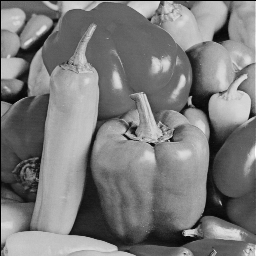
#> input picture SnowDay/peppers256.png, 256 x 256 px
$ python Lecture_DenoiseExercise.py   (older library calls are emulated)
#> lines starting #> are read from the running program, lines starting #| are printed output that depends on the picture
from scipy import misc
import matplotlib.pyplot as plt
import numpy as np
import random

# let's open the original image.
pepper = misc.imread('peppers256.png',flatten=1)
#> pepper: shape (256, 256) float32; min 0, max 254, mean 123.1
# 2D fft of the pepper image using np.fft.fft2
pepper_fft2 = np.fft.fft2(pepper)
# Shift the zero-frequency component to the center of the spectrum.
fshift = np.fft.fftshift(pepper_fft2)
# computing magnitude by 20*np.log(np.abs(fshift))
mag_spec_pepper = 20*np.log(np.abs(fshift))
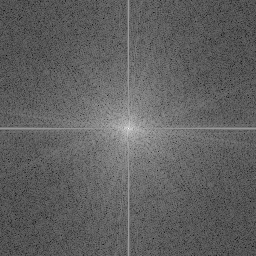
#> mag_spec_pepper: shape (256, 256) float64; min 48.01, max 318.1, mean 150.6; drawn with min black and max white

"""
def addPepperNoise(im):
    rows, columns = im.shape
    p = random.randrange(1, 10)/100
    output = np.zeros(im.shape, np.uint8)

    for i in range(rows):
        for j in range(columns):
            r = random.random()
            if r < p/2:
                #pepper
                output[i][j] = 0
            elif r < p:
                output[i][j] = 255
            else:
                output[i][j] = im[i][j]

    plt.imshow(output)
    plt.title("Image with pepper noise")
    plt.show()

    plt.imsave("peppers256_noisy.png", output)

addPepperNoise(pepper)
"""
# FFT the noisey images.
#> (the run stopped early here; a loop or call above may not have finished)

$ run again, with SnowDay/Tree.jpg saved as SnowDay/peppers256.png
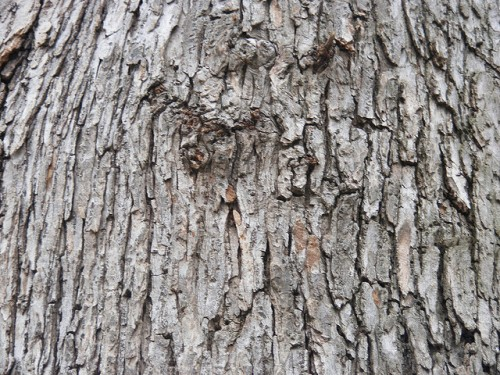
#> input picture SnowDay/Tree.jpg, 500 x 375 px
#> `mag_spec_pepper = 20*np.log(np.abs(fshift))`:
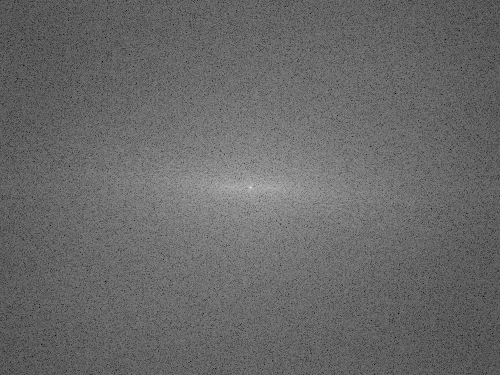
#> mag_spec_pepper: shape (375, 500) float64; min 58.8, max 341.7, mean 175.3; drawn with min black and max white

$ run again, with SnowDay/wool.jpg saved as SnowDay/peppers256.png
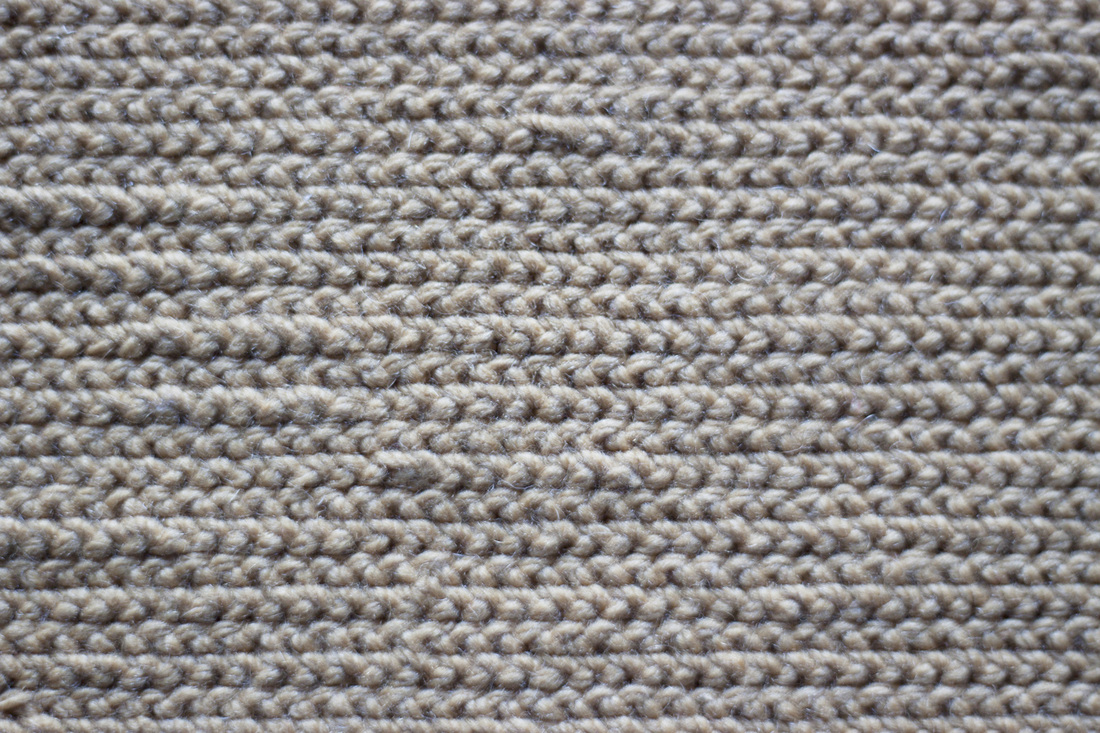
#> input picture SnowDay/wool.jpg, 1100 x 733 px
#> `mag_spec_pepper = 20*np.log(np.abs(fshift))`:
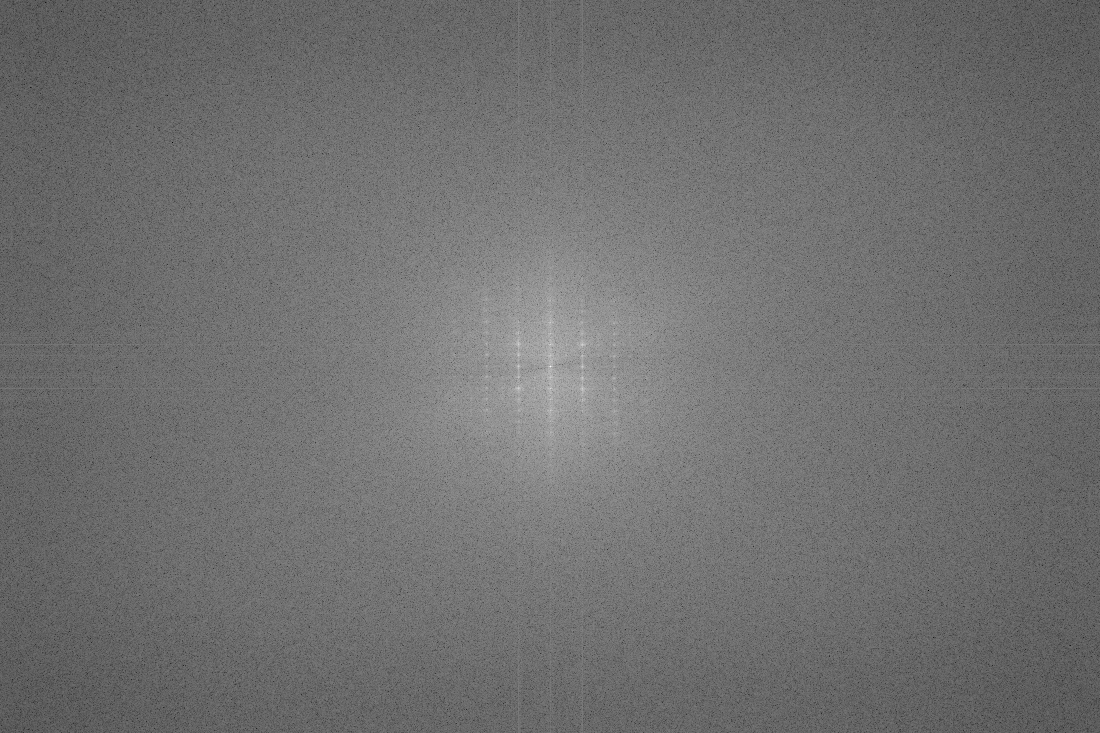
#> mag_spec_pepper: shape (733, 1100) float64; min 7, max 370.7, mean 166.8; drawn with min black and max white
